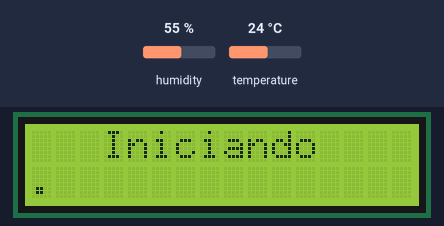
Recording of a sketch running on a simulated ESP8266 (NodeMCU). On the bench: 16×2 character LCD. The inputs (shaded band) are chosen by the test bench; at power-on: humidity 55 %, temperature 24 °C. WiFi joins after 1.5 s; servers stay silent unless stated; uploads are accepted with an empty reply; what the sketch prints to the serial monitor is not drawn.

Above: at 0.2 s.
At 0.6 s:
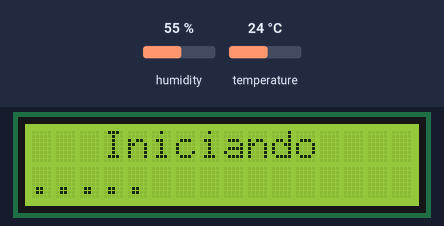
At 1.2 s:
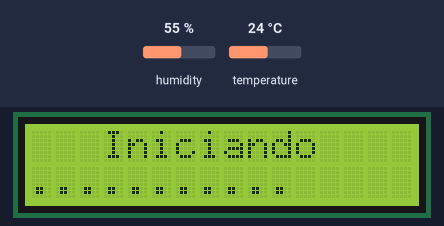
At 1.6 s:
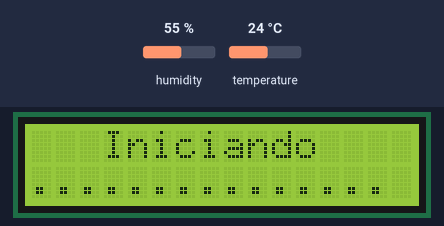
At 2.2 s:
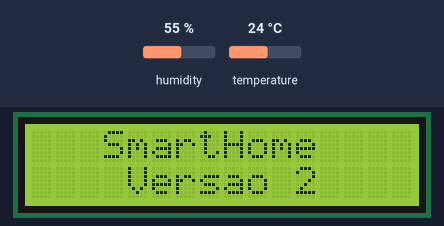
At 5.5 s:
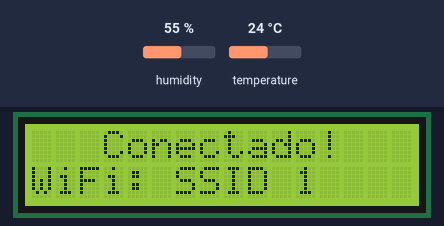

Measured:
- what the display in image 4 shows lasts 1.0 s, from 2.1 s to 3.1 s

The sketch:

sensores.ino
```cpp
#include <DHT.h> //https://www.arduino.cc/reference/en/libraries/dht-sensor-library/

#define DHTPIN D3     // Define o pino ao qual o sensor está conectado
#define DHTTYPE DHT11 // Define o tipo do sensor (DHT11, DHT21, DHT22)

DHT dht(DHTPIN, DHTTYPE);

void verificarTemperatura() {

  dht.begin();

  float t = dht.readTemperature();  // Lê a temperatura em Celsius

  // Converter valores para String
  String temperatura = String(t,1) + " °C"; // 2 indica duas casas decimais

  // Envia dados para o site
  enviaRequisicaoPOST("temperatura", temperatura);
}

void verificarUmidade() {

  dht.begin();

  float u = dht.readHumidity();     // Lê a umidade relativa

  // Converter valor float para inteiro
  int umidadeInt = (int)u;

  // Converter valor inteiro para String
  String umidade = String(umidadeInt) + "%";

  // Envia dados para o site
  enviaRequisicaoPOST("umidade", umidade);
}
```

conectaWiFi.ino
```cpp
#include <ESP8266WiFiMulti.h> //https://arduino.esp8266.com/stable/package_esp8266com_index.json

ESP8266WiFiMulti wifiMulti;  // Instancia um objeto ESP8266WiFiMulti chamado wifiMulti

void conectaWifi() {

  const uint32_t connectTimeoutMs = 10000;  // Tempo limite para conectar ao Wi-Fi.
  bool conectado = false;

  WiFi.mode(WIFI_STA);     // Configura o WiFi para modo estação
  WiFi.persistent(false);  // Não salvar a configuração WiFi em flash - opcional

  // Conecta ao Wi-Fi
  while (!conectado) {

    Serial.println("Conectando ao Wi-Fi...\n");

    msgConectando();

    credenciaisWifi();

    if (wifiMulti.run(connectTimeoutMs) == WL_CONNECTED) {
      Serial.println("Ok.\n");
      Serial.print("Conectado a: ");
      Serial.println(WiFi.SSID());
      Serial.print("\nIP local: ");
      Serial.println(WiFi.localIP());
      Serial.println("\n");

      conectado = true;

      msgConectado(WiFi.SSID());

      break;

    } else {

      verificaStatusWiFi();

      delay(1000);
    }
  }
  delay(1000);
}

void verificaStatusWiFi() {

    wl_status_t estadoWifi = WiFi.status();
    String estado;

    switch (estadoWifi) {

        case WL_IDLE_STATUS:

            estado = "Wi-Fi está ocioso.";

            Serial.println("Erro: " + estado + "\n");
            msgErroConexao(estado);

            break;

        case WL_NO_SSID_AVAIL:

            estado = "SSID não disponível.";

            Serial.println("Erro: " + estado + "\n");
            msgErroConexao(estado);

            break;

        case WL_SCAN_COMPLETED:

            estado = "Varredura de redes Wi-Fi concluída.";

            Serial.println("Erro: " + estado + "\n");
            msgErroConexao(estado);

            break;

        case WL_CONNECTED:

            estado = "Conectado ao Wi-Fi";

            Serial.println("Erro: " + estado + "\n");
            msgErroConexao(estado);

            break;

        case WL_CONNECT_FAILED:

            estado = "Falha na conexão.";

            Serial.println("Erro: " + estado + "\n");
            msgErroConexao(estado);

            break;

        case WL_CONNECTION_LOST:

            estado = "Conexão perdida.";

            Serial.println("Erro: " + estado + "\n");
            msgErroConexao(estado);

            break;

        case WL_DISCONNECTED:

            estado = "Desconectado do Wi-Fi.";

            Serial.println("Erro: " + estado + "\n");
            msgErroConexao(estado);

            break;;

        default:

            estado = "Erro Desconhecido.";

            Serial.println("Erro: " + estado + "\n");
            msgErroConexao(estado);

            break;
    }
}
```

conexaoSite.ino
```cpp
#include <ESP8266HTTPClient.h> //https://arduino.esp8266.com/stable/package_esp8266com_index.json

extern String url;

void enviaRequisicaoPOST(String sensor, String valor) {

  HTTPClient http;
  WiFiClient client; // Cria uma instância de WiFiClient

  http.begin(client, url);  // Especifica o URL do servidor usando WiFiClient

  // Adiciona cabeçalhos
  http.addHeader("Content-Type", "application/x-www-form-urlencoded");

  // Dados para enviar via POST
  String parametros = "sensor=" + sensor + "&valor=" + valor;

  // Envia requisição POST
  int httpResponseCode = http.POST(parametros);

  // Verifica o código de resposta
  if (httpResponseCode > 0) {

    String response = http.getString();  // Obter a resposta do servidor

    Serial.println(httpResponseCode);   // Imprimir código de resposta
    Serial.println("\n");
    Serial.println(response);           // Imprimir resposta do servidor
    Serial.println("\n");

  } else {

    Serial.print("Erro na requisição POST: ");
    Serial.println(httpResponseCode);
    Serial.println("\n");
  }

  // Finaliza a requisição
  http.end();
}
```

credenciais.ino
```cpp
// Credenciais Wi-Fi
void credenciaisWifi() {

  // Cadastrar múltiplas redes Wi-Fi
  wifiMulti.addAP("SSID 1", "Senha 1");
  wifiMulti.addAP("SSID 2", "Senha 2");
  wifiMulti.addAP("SSID 3", "Senha 3");
  wifiMulti.addAP("SSID 4", "Senha 4");
  wifiMulti.addAP("SSID 5", "Senha 5");
  // ...
}

// URL para o arquivo "conexao.php" que está no servidor WEB, altere conforme necessário
String url = "http://www.google.com";
```

main.ino
```cpp
void setup() {
  Serial.begin(115200);

  iniciaDisplay();
  conectaWifi();

}

void loop() {
  verificarTemperatura();
  verificarUmidade();
  delay(2000);
}
```

tela.ino
```cpp
#include <LiquidCrystal_I2C.h>  // Download: www.arduino.cc/reference/en/libraries/liquidcrystal-i2c/

LiquidCrystal_I2C lcd(0x27, 16, 2);


void iniciaDisplay() {

  lcd.begin(16, 2);
  lcd.init();

  msgInicial();
}

void msgInicial() {

  int tempoAnimacaoPontinhos = 100;

  lcd.clear();
  lcd.setBacklight(HIGH);

  Serial.println("Iniciando sistema... \n");

  lcd.setCursor(0, 0);
  lcd.print("   Iniciando    ");

  lcd.setCursor(0, 1);
  lcd.print("                ");

  // Animação de pontos
  for (int i = 0; i < 16; i++) {
    lcd.setCursor(i, 1);
    lcd.print(".");
    delay(tempoAnimacaoPontinhos);
  }

  piscaLcd();

  Serial.println("***************");
  Serial.println("*  SmartHome  *");
  Serial.println("*   Versão 2  *");
  Serial.println("*************** \n");

  lcd.setCursor(0, 0);
  lcd.print("   SmartHome    ");

  lcd.setCursor(0, 1);
  lcd.print("    Versao 2    ");
  delay(1000);

  piscaLcd();
}

void msgConectando() {

  lcd.clear();
  lcd.setCursor(0, 0);
  lcd.print(" Conectando ao  ");
  lcd.setCursor(0, 1);
  lcd.print("      WiFi      ");
}

void msgConectado(String wifiConectado) {

  piscaLcdDuplo();

  lcd.setCursor(0, 0);
  lcd.print("   Conectado!   ");

  lcd.setCursor(0, 1);
  lcd.print("WiFi: " + wifiConectado);

  delay(1000);
}

void msgErroConexao(String status) {

  piscaLcdTriplo();

  lcd.setCursor(0, 0);
  lcd.print("      Erro      ");

  lcd.setCursor(0, 1);
  lcd.print(status);

  delay(1000);
}

void piscaLcd() {

  lcd.clear();
  lcd.setBacklight(LOW);
  delay(300);
  lcd.setBacklight(HIGH);
}

void piscaLcdDuplo() {

  lcd.clear();
  lcd.setBacklight(LOW);
  delay(150);
  lcd.setBacklight(HIGH);
  delay(150);
  lcd.setBacklight(LOW);
  delay(150);
  lcd.setBacklight(HIGH);
}

void piscaLcdTriplo() {

  lcd.clear();
  lcd.setBacklight(LOW);
  delay(250);
  lcd.setBacklight(HIGH);
  delay(250);
  lcd.setBacklight(LOW);
  delay(250);
  lcd.setBacklight(HIGH);
}
```
